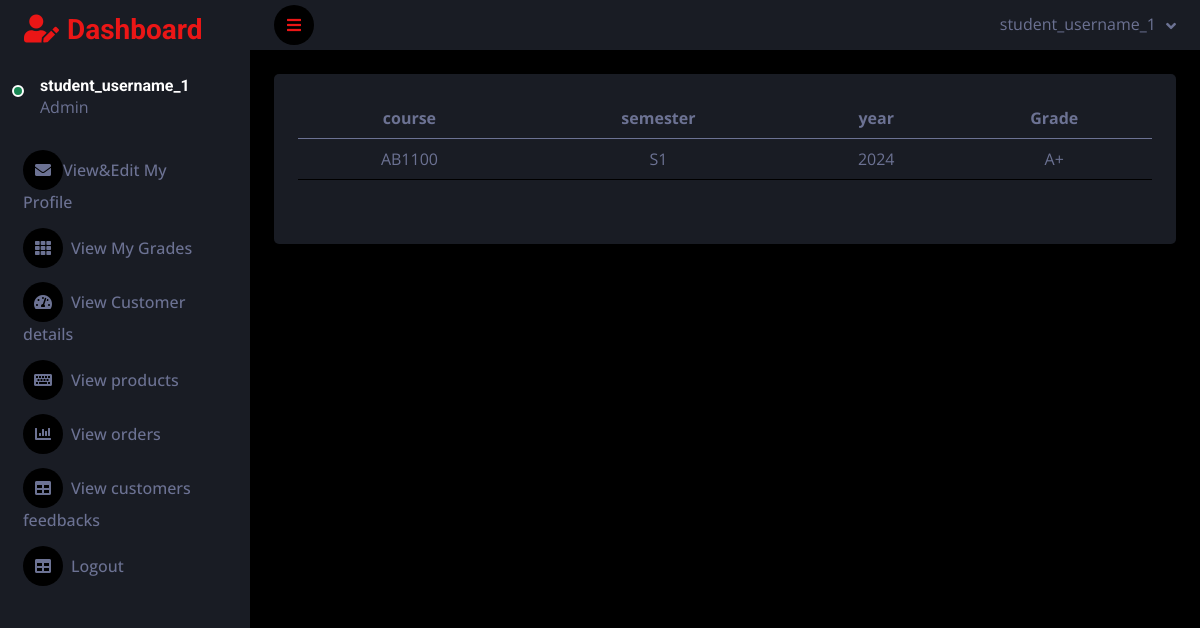
/student_view_grades/ (signed in), run on an earlier commit of the app's database.
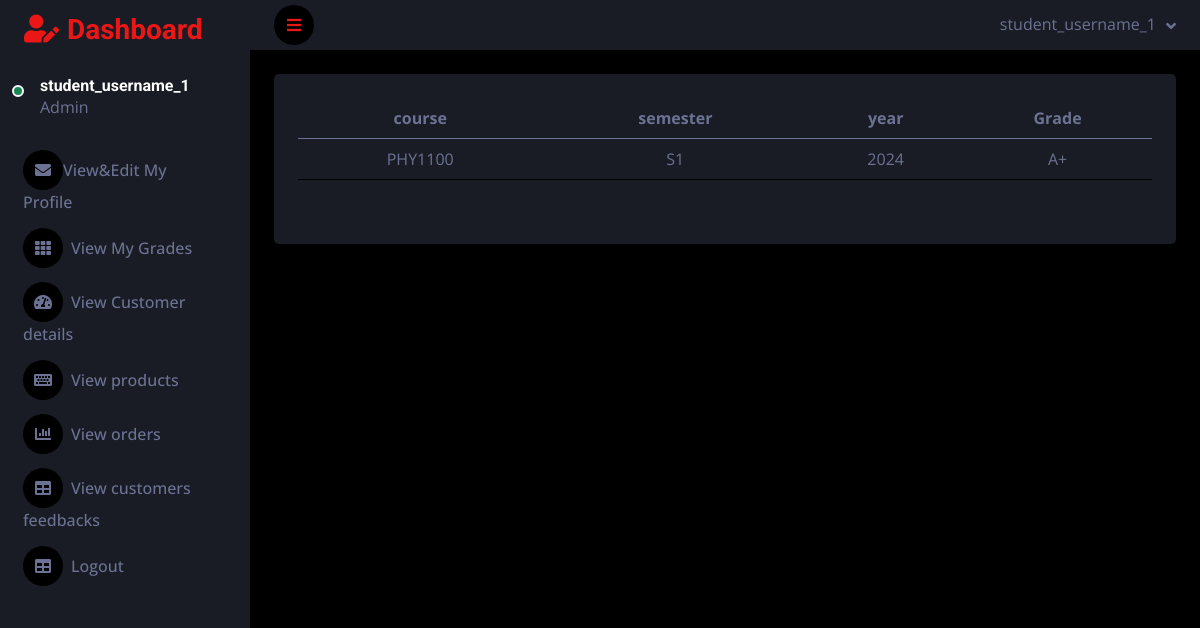
And on a later commit of the database.
### grade_app/models.py (models this page shows)
class Grade(models.Model):
    student = models.ForeignKey(Student, on_delete=models.CASCADE)
    course = models.ForeignKey(Course, on_delete=models.CASCADE)
    grade = models.CharField(max_length=10)
    semester = models.CharField(max_length=2)
    year = models.CharField(max_length=4)

class Course(models.Model):
    course_code = models.CharField(max_length=250)
    title = models.CharField(max_length=250)
    description = models.TextField()
    def __str__(self):
        return self.course_code

### grade_app/student_views.py (the view)
# urls.py: path('student_view_grades/',student_views.student_view_grades,name='student_view_grades')
def student_view_grades(request):
    grade_objects = Grade.objects.filter(student__user = request.user)
    return render(request,'student/student_view_grades.html',{'grade_objects':grade_objects})

### template/student/student_view_grades.html
{% extends 'student/student_dash.html' %}
{% block content %}
<table class="table" >
  <thead>
    <tr>
      <th scope="col">course</th>
      <th scope="col">semester</th>
      <th scope="col">year</th>
      <th scope="col">Grade</th>
    </tr>
  </thead>
  <tbody>
  {% for i in grade_objects %}
    <tr>
      <td>{{i.course}}</td>
      <td>{{i.semester}}</td>
      <td>{{i.year}}</td>
      <td>{{i.grade}}</td>
    </tr>
  {% endfor %}
  </tbody>
</table>
{% endblock %}

What changed in the data, as far as the page shows it:
removed Grade: course "AB1100", semester "S1", year "2024", grade "A+"
added Grade: course "PHY1100", semester "S1", year "2024", grade "A+"
